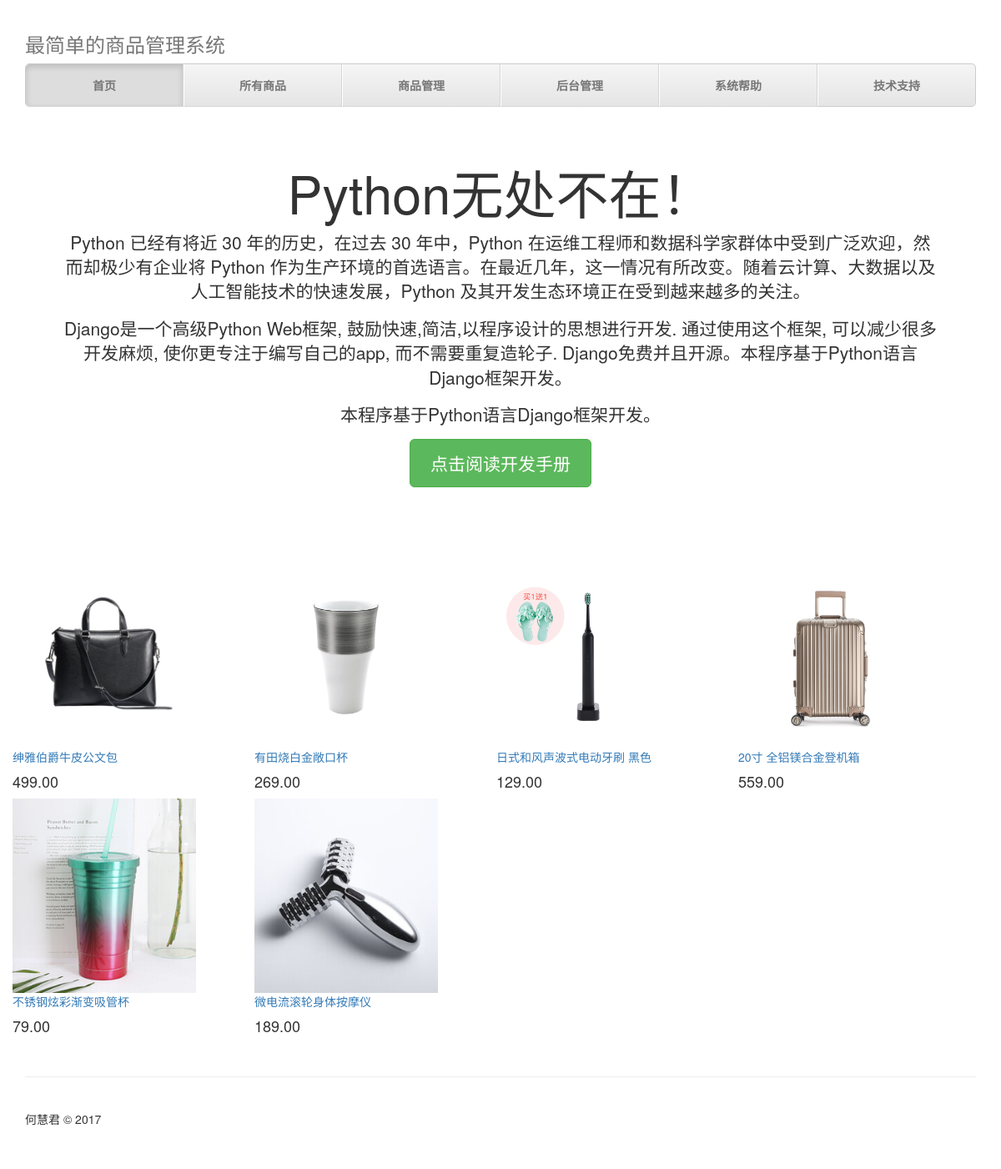
Before: / with the older database file.
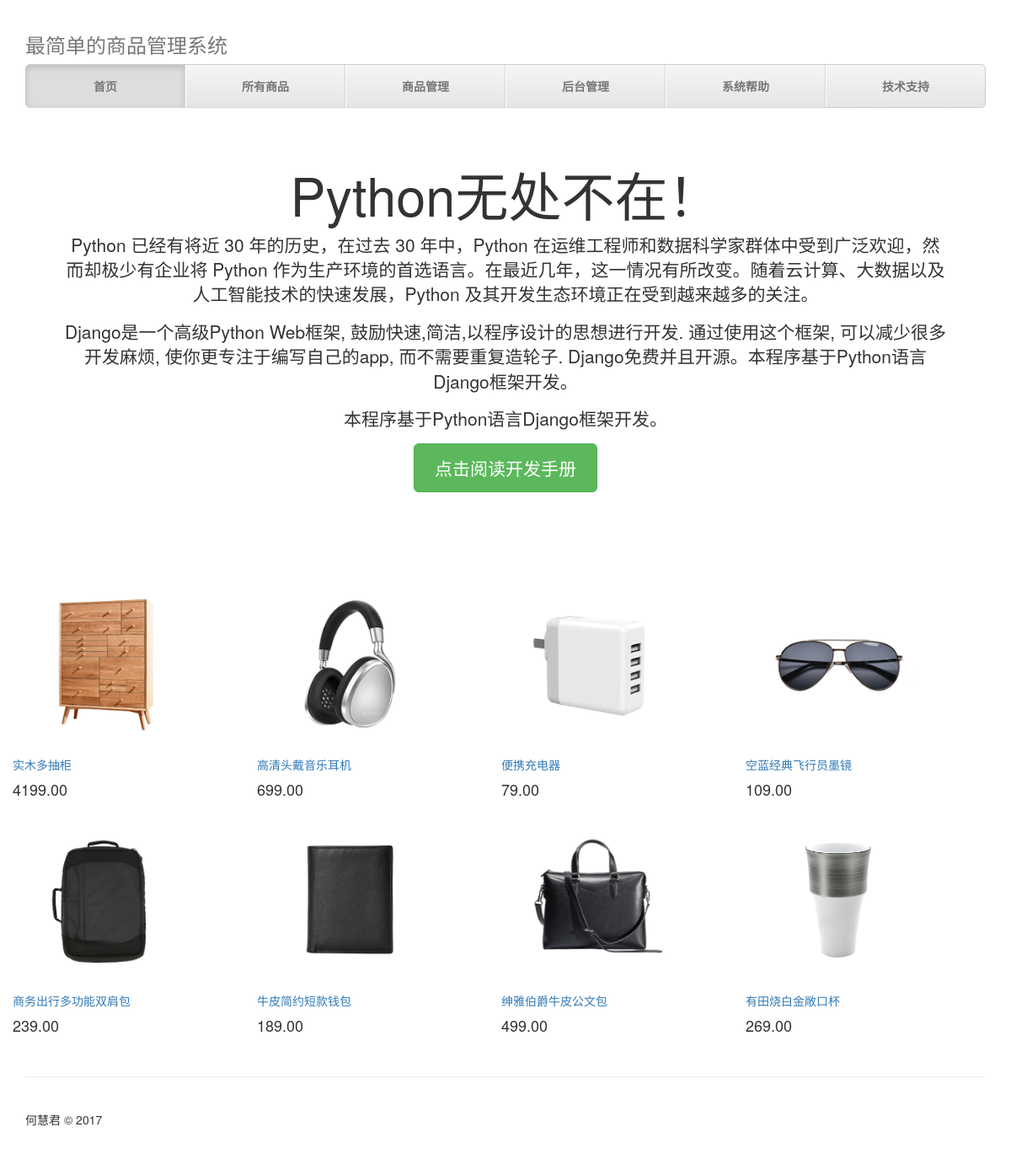
After: the same page with the newer database file.
### commodity/models.py (models this page shows, shortened)
class Commondity(models.Model):
    CommodityName = models.CharField('商品名称', max_length=100)
    CommodityCategory = models.CharField('商品类别', max_length=50, blank=True)
    CommodityPrice = models.DecimalField('商品价格', max_digits=11, decimal_places=2)
    CommondityImage = models.ImageField('商品图片', upload_to='static/upload/', default='static/image/no-img.jpg')
    CommodityDateTime = models.DateTimeField('登记日期', auto_now_add=True)
    CommodityContent = models.TextField('商品说明', blank=True, null=True)
    CommondityContactMobile = models.CharField('联系电话', max_length=11, blank=True, null=True)
    class Meta:
        verbose_name = '商品' #给模型起个更好听的名字，这儿相当于进行了汉化。
        verbose_name_plural = '所有商品'
        ordering = ['-CommodityDateTime']

### commodity/views.py (the view)
# urls.py: url(r'^$', views.index,name='index'),  # alex：1.8以上新的写法
def index(request):
    post_index = Commondity.objects.all()[:8]#获取全部对象,仅显示前8条数据
    return render(request,'index.html',{'post_index':post_index})

### commodity/templates/index.html
{% extends "base.html" %}
{% block content %}
<div class="jumbotron">
    <h1>Python无处不在！</h1>
    <p class="lead">Python 已经有将近 30 年的历史，在过去 30 年中，Python 在运维工程师和数据科学家群体中受到广泛欢迎，然而却极少有企业将 Python
        作为生产环境的首选语言。在最近几年，这一情况有所改变。随着云计算、大数据以及人工智能技术的快速发展，Python 及其开发生态环境正在受到越来越多的关注。</p>
    <p class="lead">Django是一个高级Python Web框架, 鼓励快速,简洁,以程序设计的思想进行开发. 通过使用这个框架, 可以减少很多开发麻烦, 使你更专注于编写自己的app, 而不需要重复造轮子.
        Django免费并且开源。本程序基于Python语言Django框架开发。</p>
    <p class="lead">本程序基于Python语言Django框架开发。</p>
    <p><a class="btn btn-lg btn-success" href="/static/readme.pdf" role="button" target="_blank">点击阅读开发手册</a></p>
</div>
<div>
    {% for post in post_index %}
    <div style="width:290px" class="pull-left">
        <div class="display: block">
            <a href="{% url 'detail' id=post.id %}">
            <img class="img-responsive" src="../{{ post.CommondityImage.url}}" alt="{{ post.CommodityName }}" height="220" width="220"/>
            </a>
        </div>
        <div>
            <div>
                <a class="display: block" href="{% url 'detail' id=post.id %}" class="center-block"> {{post.CommodityName }}</a>
            </div>
            <div class="display: block"><h4>
                {{ post.CommodityPrice }}</h4>
            </div>
        </div>
    </div>
    {% endfor %}
</div>
{% endblock %}

Changed rows visible on the page:
no longer on this page (row unchanged): Commondity: CommondityImage (picture), CommodityName "日式和风声波式电动牙刷 黑色", CommodityPrice "129.00"
no longer on this page (row unchanged): Commondity: CommondityImage (picture), CommodityName "20寸 全铝镁合金登机箱", CommodityPrice "559.00"
no longer on this page (row unchanged): Commondity: CommondityImage (picture), CommodityName "不锈钢炫彩渐变吸管杯", CommodityPrice "79.00"
no longer on this page (row unchanged): Commondity: CommondityImage (picture), CommodityName "微电流滚轮身体按摩仪", CommodityPrice "189.00"
added Commondity: CommondityImage (picture), CommodityName "实木多抽柜", CommodityPrice "4199.00"
added Commondity: CommondityImage (picture), CommodityName "高清头戴音乐耳机", CommodityPrice "699.00"
added Commondity: CommondityImage (picture), CommodityName "便携充电器", CommodityPrice "79.00"
added Commondity: CommondityImage (picture), CommodityName "空蓝经典飞行员墨镜", CommodityPrice "109.00"
added Commondity: CommondityImage (picture), CommodityName "商务出行多功能双肩包", CommodityPrice "239.00"
added Commondity: CommondityImage (picture), CommodityName "牛皮简约短款钱包", CommodityPrice "189.00"
